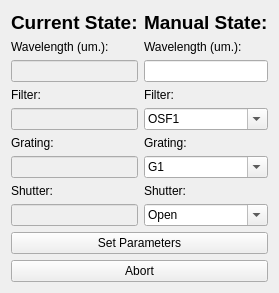
     <widget class="QWidget" name="tab4_manual">
      <attribute name="title">
       <string>Monochrometer</string>
      </attribute>
      <layout class="QGridLayout" name="gridLayout_3">
       <item row="0" column="0">
        <layout class="QGridLayout" name="current_params_gridLayout_tab4">
         <item row="2" column="0">
          <widget class="QLineEdit" name="wavelength_current_ledit_tab4">
           <property name="enabled">
            <bool>false</bool>
           </property>
           <property name="text">
            <string/>
           </property>
          </widget>
         </item>
         <item row="4" column="0">
          <widget class="QLineEdit" name="osf_current_ledit_tab4">
           <property name="enabled">
            <bool>false</bool>
           </property>
          </widget>
         </item>
         <item row="1" column="0">
          <widget class="QLabel" name="wavelength_current_label_tab4">
           <property name="text">
            <string>Wavelength (um.):</string>
           </property>
          </widget>
         </item>
         <item row="7" column="0">
          <widget class="QLabel" name="shutter_current_label_tab4">
           <property name="text">
            <string>Shutter:</string>
           </property>
          </widget>
         </item>
         <item row="6" column="0">
          <widget class="QLineEdit" name="grating_current_ledit_tab4">
           <property name="enabled">
            <bool>false</bool>
           </property>
          </widget>
         </item>
         <item row="0" column="0">
          <widget class="QLabel" name="curent_parameters_title_tab4">
           <property name="font">
            <font>
             <pointsize>14</pointsize>
             <weight>75</weight>
             <bold>true</bold>
            </font>
           </property>
           <property name="text">
            <string>Current State:</string>
           </property>
          </widget>
         </item>
         <item row="5" column="0">
          <widget class="QLabel" name="grating_current_label_tab4">
           <property name="text">
            <string>Grating:</string>
           </property>
          </widget>
         </item>
         <item row="8" column="0">
          <widget class="QLineEdit" name="shutter_current_ledit_tab4">
           <property name="enabled">
            <bool>false</bool>
           </property>
          </widget>
         </item>
         <item row="3" column="0">
          <widget class="QLabel" name="osf_current_label_tab4">
           <property name="text">
            <string>Filter:</string>
           </property>
          </widget>
         </item>
        </layout>
       </item>
       <item row="0" column="1">
        <layout class="QGridLayout" name="new_params_gridLayout_tab4">
         <item row="8" column="0">
          <widget class="QComboBox" name="shutter_new_cbox_tab4">
           <property name="editable">
            <bool>true</bool>
           </property>
           <item>
            <property name="text">
             <string>Open</string>
            </property>
           </item>
           <item>
            <property name="text">
             <string>Close</string>
            </property>
           </item>
          </widget>
         </item>
         <item row="0" column="0">
          <widget class="QLabel" name="new_parameters_title">
           <property name="font">
            <font>
             <pointsize>14</pointsize>
             <weight>75</weight>
             <bold>true</bold>
            </font>
           </property>
           <property name="text">
            <string>Manual State:</string>
           </property>
          </widget>
         </item>
         <item row="2" column="0">
          <widget class="QLineEdit" name="wavelength_new_ledit_tab4"/>
         </item>
         <item row="5" column="0">
          <widget class="QLabel" name="grating_new_label_tab4">
           <property name="text">
            <string>Grating:</string>
           </property>
          </widget>
         </item>
         <item row="1" column="0">
          <widget class="QLabel" name="wavelength_new_label_tab4">
           <property name="text">
            <string>Wavelength (um.):</string>
           </property>
          </widget>
         </item>
         <item row="3" column="0">
          <widget class="QLabel" name="osf_new_label_tab4">
           <property name="text">
            <string>Filter:</string>
           </property>
          </widget>
         </item>
         <item row="7" column="0">
          <widget class="QLabel" name="shuttter_new_label_tab4">
           <property name="text">
            <string>Shutter:</string>
           </property>
          </widget>
         </item>
         <item row="4" column="0">
          <widget class="QComboBox" name="osf_new_cbox_tab4">
           <property name="editable">
            <bool>true</bool>
           </property>
           <item>
            <property name="text">
             <string>OSF1</string>
            </property>
           </item>
           <item>
            <property name="text">
             <string>OSF2</string>
            </property>
           </item>
           <item>
            <property name="text">
             <string>OSF3</string>
            </property>
           </item>
           <item>
            <property name="text">
             <string>OSF4</string>
            </property>
           </item>
          </widget>
         </item>
         <item row="6" column="0">
          <widget class="QComboBox" name="grating_new_cbox_tab4">
           <property name="editable">
            <bool>true</bool>
           </property>
           <item>
            <property name="text">
             <string>G1</string>
            </property>
           </item>
           <item>
            <property name="text">
             <string>G2</string>
            </property>
           </item>
           <item>
            <property name="text">
             <string>G3</string>
            </property>
           </item>
          </widget>
         </item>
        </layout>
       </item>
       <item row="1" column="0" colspan="2">
        <layout class="QGridLayout" name="run_bottons_gridLayout_tab4">
         <item row="0" column="0">
          <widget class="QPushButton" name="set_parameters_button_tab4">
           <property name="sizePolicy">
            <sizepolicy hsizetype="Minimum" vsizetype="Minimum">
             <horstretch>0</horstretch>
             <verstretch>0</verstretch>
            </sizepolicy>
           </property>
           <property name="text">
            <string>Set Parameters</string>
           </property>
          </widget>
         </item>
         <item row="1" column="0">
          <widget class="QPushButton" name="abort_manual_button_tab4">
           <property name="sizePolicy">
            <sizepolicy hsizetype="Minimum" vsizetype="Minimum">
             <horstretch>0</horstretch>
             <verstretch>0</verstretch>
            </sizepolicy>
           </property>
           <property name="text">
            <string>Abort</string>
           </property>
          </widget>
         </item>
        </layout>
       </item>
      </layout>
     </widget>
